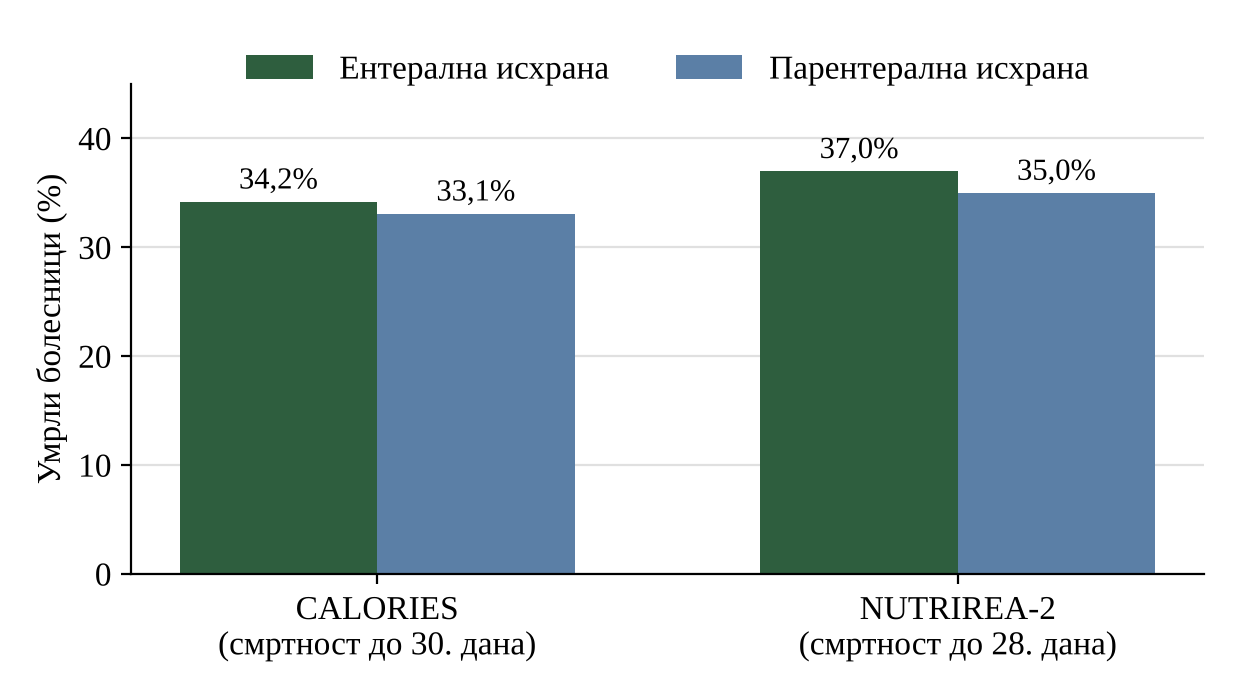

Generate this figure with Python:
# Slika 1: smrtnost uz enteralnu i parenteralnu ishranu u studijama CALORIES i NUTRIREA-2
import matplotlib
matplotlib.use("Agg")
import matplotlib.pyplot as plt
import numpy as np

plt.rcParams.update({"font.family": "Liberation Serif", "font.size": 12})
studije = ["CALORIES\n(смртност до 30. дана)", "NUTRIREA-2\n(смртност до 28. дана)"]
en = [34.2, 37.0]
pn = [33.1, 35.0]
x = np.arange(len(studije)); w = 0.34

fig, ax = plt.subplots(figsize=(6.2, 3.5), dpi=200)
b1 = ax.bar(x - w / 2, en, w, label="Ентерална исхрана", color="#2e5e3e")
b2 = ax.bar(x + w / 2, pn, w, label="Парентерална исхрана", color="#5b7fa6")
for bars in (b1, b2):
    for b in bars:
        v = b.get_height()
        ax.text(b.get_x() + b.get_width() / 2, v + 0.6, f"{v:.1f}%".replace(".", ","), ha="center", va="bottom", fontsize=11)
ax.set_xticks(x, studije)
ax.set_ylabel("Умрли болесници (%)")
ax.set_ylim(0, 45)
ax.spines[["top", "right"]].set_visible(False)
ax.yaxis.grid(True, color="#e0e0e0", linewidth=0.8); ax.set_axisbelow(True)
ax.legend(frameon=False, loc="upper center", ncol=2, bbox_to_anchor=(0.5, 1.12))
fig.tight_layout()
fig.savefig("slika1.png")
print("ok")
